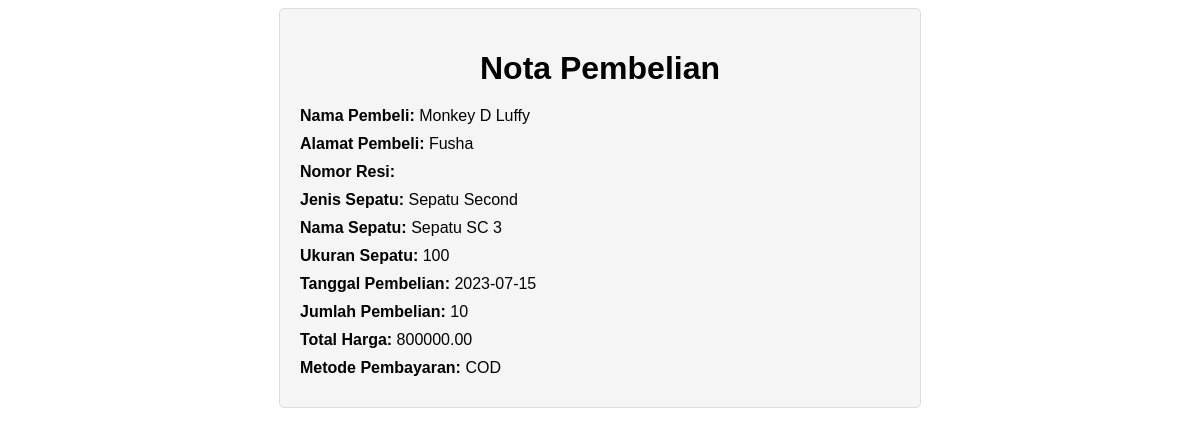
The page /nota.php?id=119 on the database its author committed.
### tables this page shows
CREATE TABLE `orders` (
  `id` int(11) NOT NULL,
  `nama_pembeli` varchar(255) DEFAULT NULL,
  `alamat_pembeli` varchar(255) DEFAULT NULL,
  `jenis_sepatu` varchar(50) DEFAULT NULL,
  `nama_sepatu` varchar(50) DEFAULT NULL,
  `ukuran_sepatu` varchar(10) DEFAULT NULL,
  `tanggal_pembelian` date DEFAULT NULL,
  `jumlah_pembelian` int(11) DEFAULT NULL,
  `lokasi_pengiriman` varchar(255) DEFAULT NULL,
  `total_harga` decimal(10,2) DEFAULT NULL,
  `metode_pembayaran` varchar(50) DEFAULT NULL
);

### nota.php (the view, shortened to what this page needs)
<!DOCTYPE html>
<html>
<head>
</head>
<body>
    <?php
    $servername = "localhost";
    $username = "root";
    $password = "";
    $dbname = "toko_sepatu_dandeli";
    $conn = mysqli_connect($servername, $username, $password, $dbname);
    $idPembelian = isset($_GET['id']) ? $_GET['id'] : '';
    $sql = "SELECT * FROM orders WHERE id = '$idPembelian'";
    $result = mysqli_query($conn, $sql);
    if (mysqli_num_rows($result) > 0) {
        $row = mysqli_fetch_assoc($result);
        $namaPembeli = $row["nama_pembeli"];
        $alamatPembeli = $row["alamat_pembeli"];
        $nomorResi = $row["nomor_resi"];
        $jenisSepatu = $row["jenis_sepatu"];
        $namaSepatu = $row["nama_sepatu"];
        $ukuranSepatu = $row["ukuran_sepatu"];
        $tanggalPembelian = $row["tanggal_pembelian"];
        $jumlahPembelian = $row["jumlah_pembelian"];
        $totalHarga = $row["total_harga"];
        $metodePembayaran = $row["metode_pembayaran"];
        echo '<div class="nota-container">';
        echo '<h1>Nota Pembelian</h1>';
        echo '<div class="nota-info"><span>Nama Pembeli:</span> ' . $namaPembeli . '</div>';
        echo '<div class="nota-info"><span>Alamat Pembeli:</span> ' . $alamatPembeli . '</div>';
        echo '<div class="nota-info"><span>Nomor Resi:</span> ' . $nomorResi . '</div>';
        echo '<div class="nota-info"><span>Jenis Sepatu:</span> ' . $jenisSepatu . '</div>';
        echo '<div class="nota-info"><span>Nama Sepatu:</span> ' . $namaSepatu . '</div>';
        echo '<div class="nota-info"><span>Ukuran Sepatu:</span> ' . $ukuranSepatu . '</div>';
        echo '<div class="nota-info"><span>Tanggal Pembelian:</span> ' . $tanggalPembelian . '</div>';
        echo '<div class="nota-info"><span>Jumlah Pembelian:</span> ' . $jumlahPembelian . '</div>';
        echo '<div class="nota-info"><span>Total Harga:</span> ' . $totalHarga . '</div>';
        echo '<div class="nota-info"><span>Metode Pembayaran:</span> ' . $metodePembayaran . '</div>';
        echo '</div>';
    } else {
        echo "Data pembelian tidak ditemukan.";
    }
    ?>
</body>
</html>

### nota.php (style rules this page uses)
body { font-family: Arial, sans-serif; }
.nota-container { max-width: 600px; margin: 0 auto; padding: 20px; background-color: #f5f5f5; border: 1px solid #ddd; border-radius: 5px; }
.nota-container h1 { text-align: center; margin-bottom: 20px; }
.nota-info { margin-bottom: 10px; }
.nota-info span { font-weight: bold; }

### rows shown on the page
orders: nama_pembeli "Monkey D Luffy", alamat_pembeli "Fusha", jenis_sepatu "Sepatu Second", nama_sepatu "Sepatu SC 3", ukuran_sepatu "100", tanggal_pembelian "2023-07-15", jumlah_pembelian "10", total_harga "800000.00", metode_pembayaran "COD"
